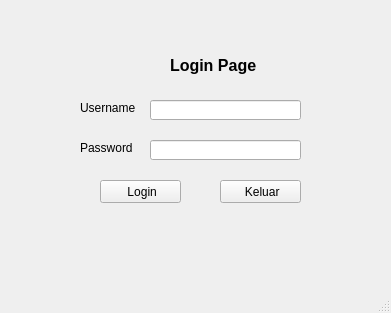
<?xml version="1.0" encoding="UTF-8"?>
<ui version="4.0">
 <class>MainWindow</class>
 <widget class="QMainWindow" name="MainWindow">
  <property name="geometry">
   <rect>
    <x>0</x>
    <y>0</y>
    <width>391</width>
    <height>313</height>
   </rect>
  </property>
  <property name="windowTitle">
   <string>MainWindow</string>
  </property>
  <widget class="QWidget" name="centralwidget">
   <widget class="QLabel" name="label">
    <property name="geometry">
     <rect>
      <x>170</x>
      <y>50</y>
      <width>91</width>
      <height>31</height>
     </rect>
    </property>
    <property name="font">
     <font>
      <pointsize>12</pointsize>
      <weight>75</weight>
      <bold>true</bold>
     </font>
    </property>
    <property name="text">
     <string>Login Page</string>
    </property>
   </widget>
   <widget class="QLabel" name="label_2">
    <property name="geometry">
     <rect>
      <x>80</x>
      <y>100</y>
      <width>61</width>
      <height>16</height>
     </rect>
    </property>
    <property name="text">
     <string>Username</string>
    </property>
   </widget>
   <widget class="QLabel" name="label_3">
    <property name="geometry">
     <rect>
      <x>80</x>
      <y>140</y>
      <width>61</width>
      <height>16</height>
     </rect>
    </property>
    <property name="text">
     <string>Password</string>
    </property>
   </widget>
   <widget class="QLineEdit" name="lineEdit">
    <property name="geometry">
     <rect>
      <x>150</x>
      <y>100</y>
      <width>151</width>
      <height>20</height>
     </rect>
    </property>
   </widget>
   <widget class="QLineEdit" name="lineEdit_2">
    <property name="geometry">
     <rect>
      <x>150</x>
      <y>140</y>
      <width>151</width>
      <height>20</height>
     </rect>
    </property>
   </widget>
   <widget class="QPushButton" name="pushButton">
    <property name="geometry">
     <rect>
      <x>100</x>
      <y>180</y>
      <width>81</width>
      <height>23</height>
     </rect>
    </property>
    <property name="text">
     <string> Login</string>
    </property>
    <property name="icon">
     <iconset>
      <normaloff>../icon/login.png</normaloff>../icon/login.png</iconset>
    </property>
    <property name="iconSize">
     <size>
      <width>13</width>
      <height>13</height>
     </size>
    </property>
   </widget>
   <widget class="QPushButton" name="pushButton_2">
    <property name="geometry">
     <rect>
      <x>220</x>
      <y>180</y>
      <width>81</width>
      <height>23</height>
     </rect>
    </property>
    <property name="text">
     <string> Keluar</string>
    </property>
    <property name="icon">
     <iconset>
      <normaloff>../icon/close.png</normaloff>../icon/close.png</iconset>
    </property>
    <property name="iconSize">
     <size>
      <width>9</width>
      <height>9</height>
     </size>
    </property>
   </widget>
   <widget class="QLabel" name="label_4">
    <property name="geometry">
     <rect>
      <x>130</x>
      <y>50</y>
      <width>31</width>
      <height>31</height>
     </rect>
    </property>
    <property name="text">
     <string/>
    </property>
    <property name="pixmap">
     <pixmap>../icon/login user.png</pixmap>
    </property>
    <property name="scaledContents">
     <bool>true</bool>
    </property>
   </widget>
  </widget>
  <widget class="QMenuBar" name="menubar">
   <property name="geometry">
    <rect>
     <x>0</x>
     <y>0</y>
     <width>391</width>
     <height>21</height>
    </rect>
   </property>
  </widget>
  <widget class="QStatusBar" name="statusbar"/>
 </widget>
 <resources/>
 <connections/>
</ui>
